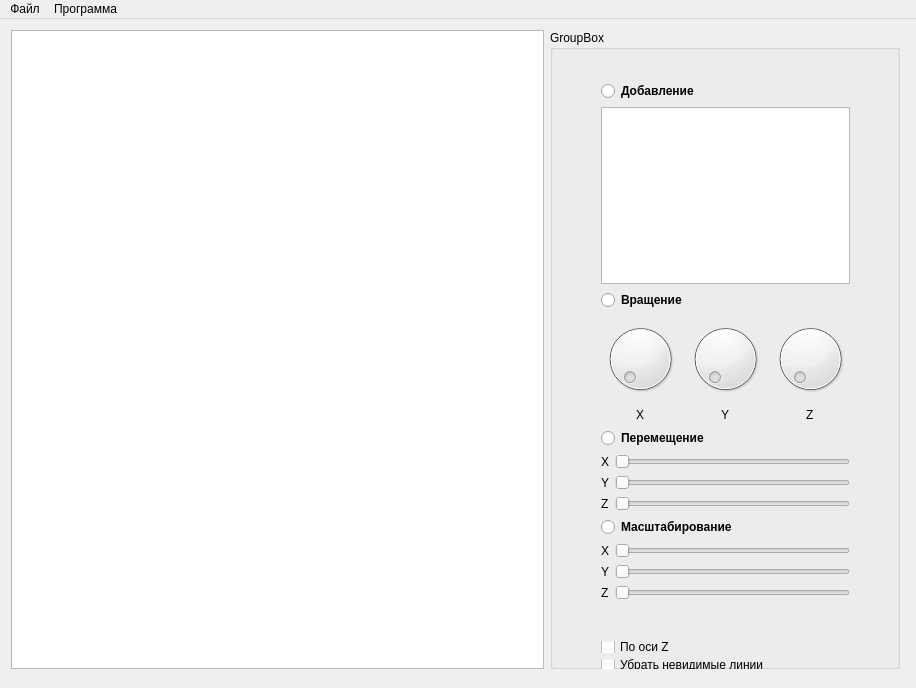
<?xml version="1.0" encoding="UTF-8"?>
<ui version="4.0">
 <class>MainWindow</class>
 <widget class="QMainWindow" name="MainWindow">
  <property name="geometry">
   <rect>
    <x>0</x>
    <y>0</y>
    <width>916</width>
    <height>688</height>
   </rect>
  </property>
  <property name="windowTitle">
   <string>MainWindow</string>
  </property>
  <widget class="QWidget" name="centralWidget">
   <widget class="QWidget" name="layoutWidget">
    <property name="geometry">
     <rect>
      <x>0</x>
      <y>0</y>
      <width>911</width>
      <height>661</height>
     </rect>
    </property>
    <layout class="QHBoxLayout" name="horizontalLayout_8">
     <item>
      <widget class="QGraphicsView" name="graphicsView">
       <property name="sizePolicy">
        <sizepolicy hsizetype="Expanding" vsizetype="Expanding">
         <horstretch>0</horstretch>
         <verstretch>0</verstretch>
        </sizepolicy>
       </property>
      </widget>
     </item>
     <item>
      <widget class="QGroupBox" name="groupBox">
       <property name="sizePolicy">
        <sizepolicy hsizetype="Minimum" vsizetype="Expanding">
         <horstretch>0</horstretch>
         <verstretch>0</verstretch>
        </sizepolicy>
       </property>
       <property name="minimumSize">
        <size>
         <width>350</width>
         <height>0</height>
        </size>
       </property>
       <property name="title">
        <string>GroupBox</string>
       </property>
       <widget class="QWidget" name="layoutWidget">
        <property name="geometry">
         <rect>
          <x>40</x>
          <y>40</y>
          <width>271</width>
          <height>541</height>
         </rect>
        </property>
        <layout class="QVBoxLayout" name="verticalLayout_10">
         <item>
          <layout class="QVBoxLayout" name="verticalLayout_6">
           <item>
            <widget class="QRadioButton" name="addRadioBtn">
             <property name="font">
              <font>
               <weight>75</weight>
               <italic>false</italic>
               <bold>true</bold>
              </font>
             </property>
             <property name="text">
              <string>Добавление</string>
             </property>
             <attribute name="buttonGroup">
              <string notr="true">buttonGroup</string>
             </attribute>
            </widget>
           </item>
           <item>
            <widget class="QListWidget" name="listInp"/>
           </item>
          </layout>
         </item>
         <item>
          <layout class="QVBoxLayout" name="verticalLayout_7">
           <item>
            <widget class="QRadioButton" name="rotateRadioBtn">
             <property name="font">
              <font>
               <weight>75</weight>
               <bold>true</bold>
              </font>
             </property>
             <property name="text">
              <string>Вращение</string>
             </property>
             <attribute name="buttonGroup">
              <string notr="true">buttonGroup</string>
             </attribute>
            </widget>
           </item>
           <item>
            <layout class="QHBoxLayout" name="horizontalLayout">
             <item>
              <layout class="QVBoxLayout" name="verticalLayout">
               <item>
                <widget class="QDial" name="rotateXInp"/>
               </item>
               <item alignment="Qt::AlignHCenter">
                <widget class="QLabel" name="label">
                 <property name="text">
                  <string>X</string>
                 </property>
                </widget>
               </item>
              </layout>
             </item>
             <item>
              <layout class="QVBoxLayout" name="verticalLayout_2">
               <item>
                <widget class="QDial" name="rotateYInp"/>
               </item>
               <item alignment="Qt::AlignHCenter">
                <widget class="QLabel" name="label_2">
                 <property name="text">
                  <string>Y</string>
                 </property>
                </widget>
               </item>
              </layout>
             </item>
             <item>
              <layout class="QVBoxLayout" name="verticalLayout_3">
               <item>
                <widget class="QDial" name="rotateZInp"/>
               </item>
               <item alignment="Qt::AlignHCenter">
                <widget class="QLabel" name="label_3">
                 <property name="text">
                  <string>Z</string>
                 </property>
                </widget>
               </item>
              </layout>
             </item>
            </layout>
           </item>
          </layout>
         </item>
         <item>
          <layout class="QVBoxLayout" name="verticalLayout_8">
           <item>
            <widget class="QRadioButton" name="translateRadioBtn">
             <property name="font">
              <font>
               <weight>75</weight>
               <bold>true</bold>
              </font>
             </property>
             <property name="text">
              <string>Перемещение</string>
             </property>
             <attribute name="buttonGroup">
              <string notr="true">buttonGroup</string>
             </attribute>
            </widget>
           </item>
           <item>
            <layout class="QVBoxLayout" name="verticalLayout_4">
             <item>
              <layout class="QHBoxLayout" name="horizontalLayout_4">
               <item>
                <widget class="QLabel" name="label_4">
                 <property name="text">
                  <string>X</string>
                 </property>
                </widget>
               </item>
               <item>
                <widget class="QSlider" name="dxInp">
                 <property name="orientation">
                  <enum>Qt::Horizontal</enum>
                 </property>
                </widget>
               </item>
              </layout>
             </item>
             <item>
              <layout class="QHBoxLayout" name="horizontalLayout_3">
               <item>
                <widget class="QLabel" name="label_5">
                 <property name="text">
                  <string>Y</string>
                 </property>
                </widget>
               </item>
               <item>
                <widget class="QSlider" name="dyInp">
                 <property name="orientation">
                  <enum>Qt::Horizontal</enum>
                 </property>
                </widget>
               </item>
              </layout>
             </item>
             <item>
              <layout class="QHBoxLayout" name="horizontalLayout_2">
               <item>
                <widget class="QLabel" name="label_6">
                 <property name="text">
                  <string>Z</string>
                 </property>
                </widget>
               </item>
               <item>
                <widget class="QSlider" name="dzInp">
                 <property name="orientation">
                  <enum>Qt::Horizontal</enum>
                 </property>
                </widget>
               </item>
              </layout>
             </item>
            </layout>
           </item>
          </layout>
         </item>
         <item>
          <layout class="QVBoxLayout" name="verticalLayout_9">
           <item>
            <widget class="QRadioButton" name="scaleRadioBtn">
             <property name="font">
              <font>
               <weight>75</weight>
               <bold>true</bold>
              </font>
             </property>
             <property name="text">
              <string>Масштабирование</string>
             </property>
             <attribute name="buttonGroup">
              <string notr="true">buttonGroup</string>
             </attribute>
            </widget>
           </item>
           <item>
            <layout class="QVBoxLayout" name="verticalLayout_5">
             <item>
              <layout class="QHBoxLayout" name="horizontalLayout_5">
               <item>
                <widget class="QLabel" name="label_7">
                 <property name="text">
                  <string>X</string>
                 </property>
                </widget>
               </item>
               <item>
                <widget class="QSlider" name="scaleXInp">
                 <property name="orientation">
                  <enum>Qt::Horizontal</enum>
                 </property>
                </widget>
               </item>
              </layout>
             </item>
             <item>
              <layout class="QHBoxLayout" name="horizontalLayout_6">
               <item>
                <widget class="QLabel" name="label_8">
                 <property name="text">
                  <string>Y</string>
                 </property>
                </widget>
               </item>
               <item>
                <widget class="QSlider" name="scaleYInp">
                 <property name="orientation">
                  <enum>Qt::Horizontal</enum>
                 </property>
                </widget>
               </item>
              </layout>
             </item>
             <item>
              <layout class="QHBoxLayout" name="horizontalLayout_7">
               <item>
                <widget class="QLabel" name="label_9">
                 <property name="text">
                  <string>Z</string>
                 </property>
                </widget>
               </item>
               <item>
                <widget class="QSlider" name="scaleZInp">
                 <property name="orientation">
                  <enum>Qt::Horizontal</enum>
                 </property>
                </widget>
               </item>
              </layout>
             </item>
            </layout>
           </item>
          </layout>
         </item>
        </layout>
       </widget>
       <widget class="QWidget" name="">
        <property name="geometry">
         <rect>
          <x>40</x>
          <y>600</y>
          <width>189</width>
          <height>52</height>
         </rect>
        </property>
        <layout class="QVBoxLayout" name="verticalLayout_11">
         <item>
          <widget class="QCheckBox" name="zModeCheckBox">
           <property name="text">
            <string>По оси Z</string>
           </property>
          </widget>
         </item>
         <item>
          <widget class="QCheckBox" name="removeHiddenLinesCheckBox">
           <property name="text">
            <string>Убрать невидимые линии</string>
           </property>
          </widget>
         </item>
        </layout>
       </widget>
      </widget>
     </item>
    </layout>
   </widget>
  </widget>
  <widget class="QMenuBar" name="menuBar">
   <property name="geometry">
    <rect>
     <x>0</x>
     <y>0</y>
     <width>916</width>
     <height>22</height>
    </rect>
   </property>
   <widget class="QMenu" name="fileMenu">
    <property name="title">
     <string>Файл</string>
    </property>
    <addaction name="openAction"/>
    <addaction name="saveAction"/>
   </widget>
   <widget class="QMenu" name="programMenu">
    <property name="title">
     <string>Программа</string>
    </property>
    <addaction name="aboutAction"/>
   </widget>
   <addaction name="fileMenu"/>
   <addaction name="programMenu"/>
  </widget>
  <action name="aboutAction">
   <property name="text">
    <string>&amp;О программе</string>
   </property>
  </action>
  <action name="openAction">
   <property name="text">
    <string>&amp;Открыть</string>
   </property>
  </action>
  <action name="saveAction">
   <property name="text">
    <string>&amp;Сохранить</string>
   </property>
  </action>
 </widget>
 <layoutdefault spacing="6" margin="11"/>
 <resources/>
 <connections/>
 <buttongroups>
  <buttongroup name="buttonGroup"/>
 </buttongroups>
</ui>
